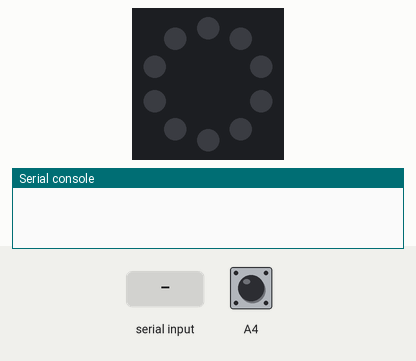
Recording of a program running on a simulated Circuit Playground running CircuitPython. On the bench: the board's ring of 10 RGB LEDs (number 0 left of the top, counting anticlockwise), the last lines printed to the serial console. The test bench sets the inputs (shaded band); at power-on: A4 LOW. Dim RGB values are drawn brighter than linear; touch pads read as touched when driven HIGH.

Above: at 1.2 s.
1.3 s: A4 pulled HIGH for 0.15 s
At 1.41 s:
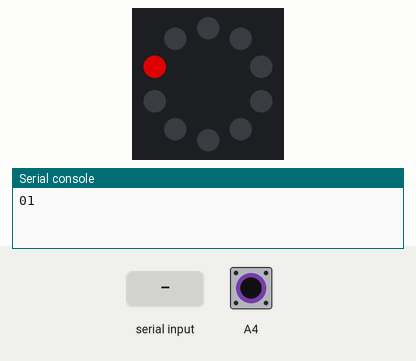
3.0 s: "01" typed at the serial console, then Enter
At 3.5 s:
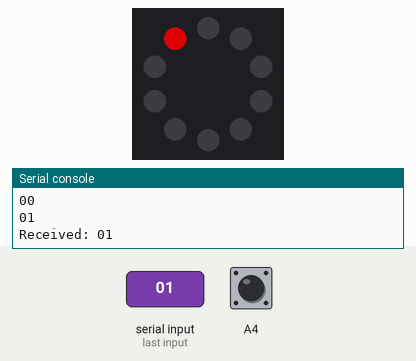
4.5 s: A4 pulled HIGH for 1 s
At 5.0 s:
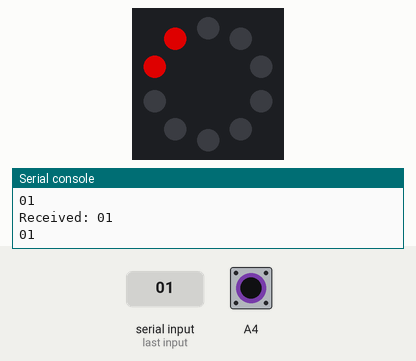
7.0 s: "00" typed at the serial console, then Enter
At 7.5 s:
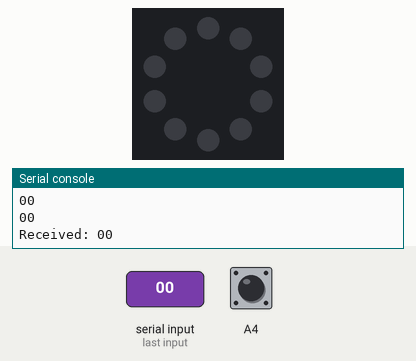
8.5 s: A4 pulled HIGH for 3.2 s
At 9.0 s:
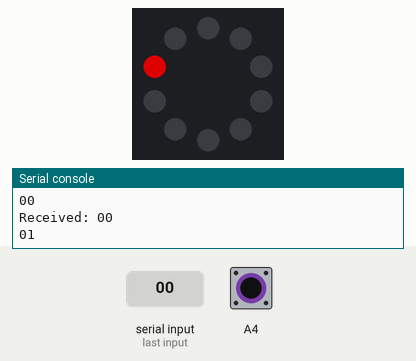
Timing chart, 0 to 11.5 s (numbered marks = the images above; inputs shaded):
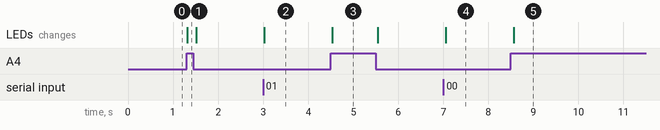

The program:

code.py
```python
import time
import supervisor
from adafruit_circuitplayground import cp

cp.pixels.brightness = 0.6
light_color = ( 255, 0, 0 )
OFF = ( 0, 0, 0 )

LastTouched = [False, False, False, False] # 4 entries for 4 quadrants

while True:
    if cp.touch_A4:
        if not LastTouched[ 0 ]: # if the touch is different than it last was.
            cp.pixels[ 1 ] = light_color
            print( "01" )
            LastTouched[ 0 ] = True # touch detected, remember that
    elif LastTouched[ 0 ]:
        cp.pixels[ 1 ] = OFF
        print( "00" )
        LastTouched[ 0 ] = False # no touch detected, remember that.

    if supervisor.runtime.serial_bytes_available:
        value = input().strip()
        # Sometimes Windows sends an extra (or missing) newline
        # strip them off the input to ignore them
        print("Received: {}".format(value))
        if value == "01":
            cp.pixels[ 0 ] = light_color
        if value == "00":
            cp.pixels[ 0 ] = OFF
    time.sleep( 0.1 ) #pause to be able to hear a ctrl-c
```

Measured:
- after the input at 1.3 s, the LEDs: change at once (image 1)
- after the input at 3.0 s, the LEDs: change at once (image 2)
- after the input at 4.5 s, the LEDs: change at once (image 3)
- after the input at 7.0 s, the LEDs: change after 0.05 s (image 4)
- after the input at 8.5 s, the LEDs: change after 0.06 s (image 5)
